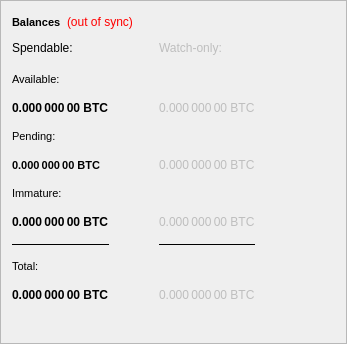
        <widget class="QFrame" name="frame_Balances">
         <property name="frameShape">
          <enum>QFrame::StyledPanel</enum>
         </property>
         <property name="frameShadow">
          <enum>QFrame::Raised</enum>
         </property>
         <layout class="QVBoxLayout" name="verticalLayout_4">
          <item>
           <layout class="QHBoxLayout" name="horizontalLayout_4">
            <item>
             <widget class="QLabel" name="BalanceTitle">
              <property name="font">
               <font>
                <pointsize>8</pointsize>
                <weight>75</weight>
                <italic>false</italic>
                <bold>true</bold>
                <underline>false</underline>
                <stylestrategy>PreferDefault</stylestrategy>
               </font>
              </property>
              <property name="text">
               <string>Balances</string>
              </property>
             </widget>
            </item>
            <item>
             <widget class="QLabel" name="labelWalletStatus">
              <property name="cursor">
               <cursorShape>WhatsThisCursor</cursorShape>
              </property>
              <property name="toolTip">
               <string>The displayed information may be out of date. Your wallet automatically synchronizes with the Fac network after a connection is established, but this process has not completed yet.</string>
              </property>
              <property name="styleSheet">
               <string notr="true">QLabel { color: red; }</string>
              </property>
              <property name="text">
               <string notr="true">(out of sync)</string>
              </property>
             </widget>
            </item>
            <item>
             <spacer name="horizontalSpacer_3">
              <property name="orientation">
               <enum>Qt::Horizontal</enum>
              </property>
              <property name="sizeHint" stdset="0">
               <size>
                <width>30</width>
                <height>20</height>
               </size>
              </property>
             </spacer>
            </item>
           </layout>
          </item>
          <item>
           <layout class="QGridLayout" name="gridLayout">
            <property name="horizontalSpacing">
             <number>50</number>
            </property>
            <property name="verticalSpacing">
             <number>15</number>
            </property>
            <item row="0" column="0">
             <widget class="QLabel" name="labelSpendable">
              <property name="text">
               <string>Spendable:</string>
              </property>
             </widget>
            </item>
            <item row="10" column="0">
             <widget class="QLabel" name="labelTotal">
              <property name="font">
               <font>
                <weight>75</weight>
                <bold>true</bold>
               </font>
              </property>
              <property name="toolTip">
               <string>Your current total balance</string>
              </property>
              <property name="text">
               <string notr="true">0.000 000 00 BTC</string>
              </property>
              <property name="textInteractionFlags">
               <set>Qt::NoTextInteraction</set>
              </property>
             </widget>
            </item>
            <item row="2" column="0">
             <widget class="QLabel" name="labelBalance">
              <property name="font">
               <font>
                <weight>75</weight>
                <bold>true</bold>
               </font>
              </property>
              <property name="toolTip">
               <string>Your current spendable balance</string>
              </property>
              <property name="text">
               <string notr="true">0.000 000 00 BTC</string>
              </property>
              <property name="textInteractionFlags">
               <set>Qt::NoTextInteraction</set>
              </property>
             </widget>
            </item>
            <item row="4" column="1">
             <widget class="QLabel" name="labelWatchPending">
              <property name="enabled">
               <bool>false</bool>
              </property>
              <property name="font">
               <font>
                <weight>50</weight>
                <bold>false</bold>
               </font>
              </property>
              <property name="toolTip">
               <string>Unconfirmed transactions to watch-only addresses</string>
              </property>
              <property name="text">
               <string notr="true">0.000 000 00 BTC</string>
              </property>
              <property name="textInteractionFlags">
               <set>Qt::NoTextInteraction</set>
              </property>
             </widget>
            </item>
            <item row="4" column="0">
             <widget class="QLabel" name="labelUnconfirmed">
              <property name="font">
               <font>
                <pointsize>8</pointsize>
                <weight>75</weight>
                <bold>true</bold>
               </font>
              </property>
              <property name="toolTip">
               <string>Total of transactions that have yet to be confirmed, and do not yet count toward the spendable balance</string>
              </property>
              <property name="text">
               <string notr="true">0.000 000 00 BTC</string>
              </property>
              <property name="textInteractionFlags">
               <set>Qt::NoTextInteraction</set>
              </property>
             </widget>
            </item>
            <item row="0" column="1">
             <widget class="QLabel" name="labelWatchonly">
              <property name="enabled">
               <bool>false</bool>
              </property>
              <property name="text">
               <string>Watch-only:</string>
              </property>
             </widget>
            </item>
            <item row="6" column="1">
             <widget class="QLabel" name="labelWatchImmature">
              <property name="enabled">
               <bool>false</bool>
              </property>
              <property name="font">
               <font>
                <weight>50</weight>
                <bold>false</bold>
               </font>
              </property>
              <property name="toolTip">
               <string>Staked or masternode rewards in watch-only addresses that has not yet matured</string>
              </property>
              <property name="text">
               <string notr="true">0.000 000 00 BTC</string>
              </property>
              <property name="textInteractionFlags">
               <set>Qt::NoTextInteraction</set>
              </property>
             </widget>
            </item>
            <item row="8" column="0">
             <widget class="Line" name="lineSpendableBalance">
              <property name="enabled">
               <bool>true</bool>
              </property>
              <property name="sizePolicy">
               <sizepolicy hsizetype="Preferred" vsizetype="Fixed">
                <horstretch>0</horstretch>
                <verstretch>0</verstretch>
               </sizepolicy>
              </property>
              <property name="maximumSize">
               <size>
                <width>16777215</width>
                <height>1</height>
               </size>
              </property>
              <property name="frameShadow">
               <enum>QFrame::Plain</enum>
              </property>
              <property name="orientation">
               <enum>Qt::Horizontal</enum>
              </property>
             </widget>
            </item>
            <item row="10" column="1">
             <widget class="QLabel" name="labelWatchTotal">
              <property name="enabled">
               <bool>false</bool>
              </property>
              <property name="font">
               <font>
                <weight>50</weight>
                <bold>false</bold>
               </font>
              </property>
              <property name="toolTip">
               <string>Current total balance in watch-only addresses</string>
              </property>
              <property name="text">
               <string notr="true">0.000 000 00 BTC</string>
              </property>
              <property name="textInteractionFlags">
               <set>Qt::NoTextInteraction</set>
              </property>
             </widget>
            </item>
            <item row="8" column="1">
             <widget class="Line" name="lineWatchOnlyBalance">
              <property name="enabled">
               <bool>true</bool>
              </property>
              <property name="sizePolicy">
               <sizepolicy hsizetype="Preferred" vsizetype="Fixed">
                <horstretch>0</horstretch>
                <verstretch>0</verstretch>
               </sizepolicy>
              </property>
              <property name="maximumSize">
               <size>
                <width>16777215</width>
                <height>1</height>
               </size>
              </property>
              <property name="frameShadow">
               <enum>QFrame::Plain</enum>
              </property>
              <property name="orientation">
               <enum>Qt::Horizontal</enum>
              </property>
             </widget>
            </item>
            <item row="0" column="2">
             <spacer name="horizontalSpacer_2">
              <property name="orientation">
               <enum>Qt::Horizontal</enum>
              </property>
              <property name="sizeType">
               <enum>QSizePolicy::Expanding</enum>
              </property>
              <property name="sizeHint" stdset="0">
               <size>
                <width>30</width>
                <height>20</height>
               </size>
              </property>
             </spacer>
            </item>
            <item row="6" column="0">
             <widget class="QLabel" name="labelImmature">
              <property name="font">
               <font>
                <weight>75</weight>
                <bold>true</bold>
               </font>
              </property>
              <property name="toolTip">
               <string>Staked or masternode rewards that has not yet matured</string>
              </property>
              <property name="layoutDirection">
               <enum>Qt::LeftToRight</enum>
              </property>
              <property name="text">
               <string notr="true">0.000 000 00 BTC</string>
              </property>
              <property name="textInteractionFlags">
               <set>Qt::NoTextInteraction</set>
              </property>
             </widget>
            </item>
            <item row="2" column="1">
             <widget class="QLabel" name="labelWatchAvailable">
              <property name="enabled">
               <bool>false</bool>
              </property>
              <property name="font">
               <font>
                <weight>50</weight>
                <bold>false</bold>
               </font>
              </property>
              <property name="toolTip">
               <string>Your current balance in watch-only addresses</string>
              </property>
              <property name="text">
               <string notr="true">0.000 000 00 BTC</string>
              </property>
              <property name="textInteractionFlags">
               <set>Qt::NoTextInteraction</set>
              </property>
             </widget>
            </item>
            <item row="9" column="0" colspan="3">
             <widget class="QLabel" name="labelTotalText">
              <property name="font">
               <font>
                <pointsize>8</pointsize>
               </font>
              </property>
              <property name="text">
               <string>Total:</string>
              </property>
             </widget>
            </item>
            <item row="3" column="0" colspan="3">
             <widget class="QLabel" name="labelPendingText">
              <property name="font">
               <font>
                <pointsize>8</pointsize>
                <kerning>true</kerning>
               </font>
              </property>
              <property name="text">
               <string>Pending:</string>
              </property>
             </widget>
            </item>
            <item row="1" column="0" colspan="3">
             <widget class="QLabel" name="labelBalanceText">
              <property name="font">
               <font>
                <pointsize>8</pointsize>
                <weight>50</weight>
                <bold>false</bold>
               </font>
              </property>
              <property name="text">
               <string>Available:</string>
              </property>
             </widget>
            </item>
            <item row="5" column="0" colspan="3">
             <widget class="QLabel" name="labelImmatureText">
              <property name="font">
               <font>
                <pointsize>8</pointsize>
               </font>
              </property>
              <property name="text">
               <string>Immature:</string>
              </property>
             </widget>
            </item>
           </layout>
          </item>
          <item>
           <spacer name="verticalSpacer_2">
            <property name="orientation">
             <enum>Qt::Vertical</enum>
            </property>
            <property name="sizeType">
             <enum>QSizePolicy::Expanding</enum>
            </property>
            <property name="sizeHint" stdset="0">
             <size>
              <width>20</width>
              <height>30</height>
             </size>
            </property>
           </spacer>
          </item>
         </layout>
        </widget>
